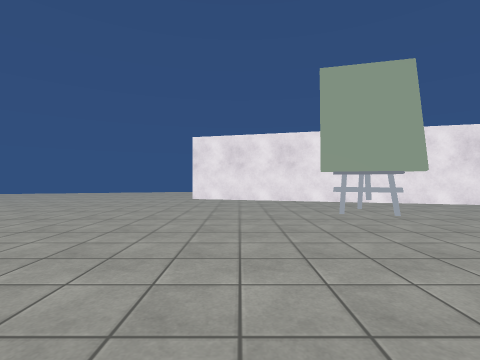
View 1 (above)

22 first-person views from a walk through a Unity game level. The camera is 1.2 m above the floor, looks level and sees 85° across. The floor is counted in squares, 2 m on a side. Each view is taken from the middle of a square. On the plan, view 1 faces up. The plan holds only what a view shows up to about 9 squares ahead; the rest is blank. The place goes on beyond the plan. Surface patterns are stand-ins for the level's own textures.

View 2
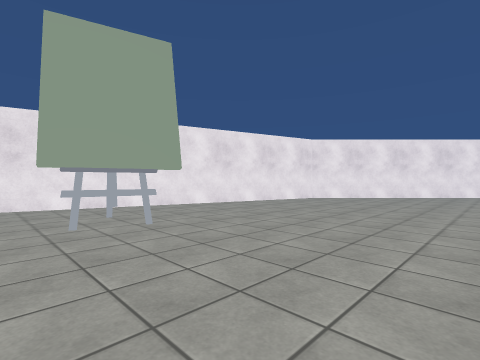

View 3
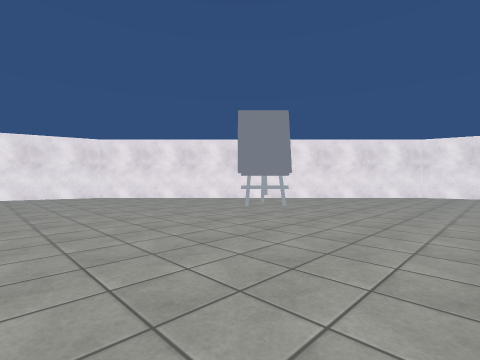

View 4
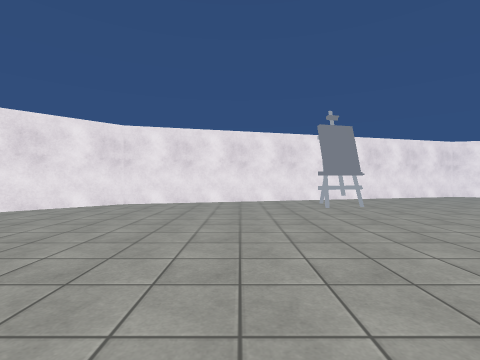

View 5
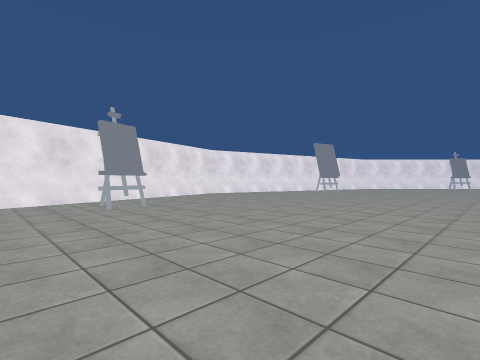

View 6
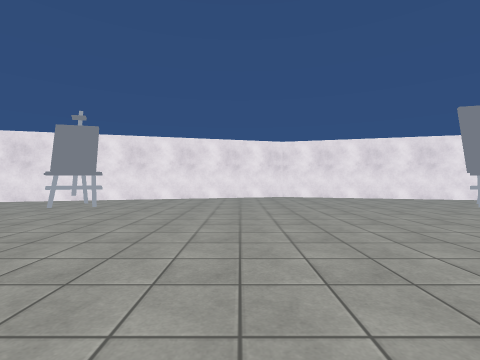

View 7
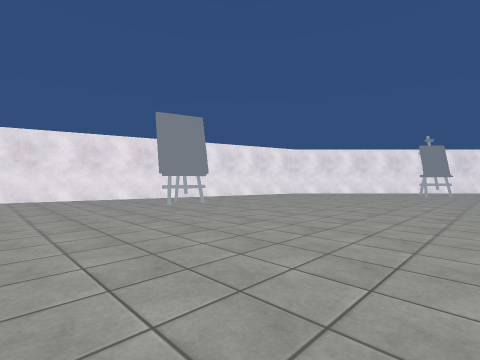

View 8
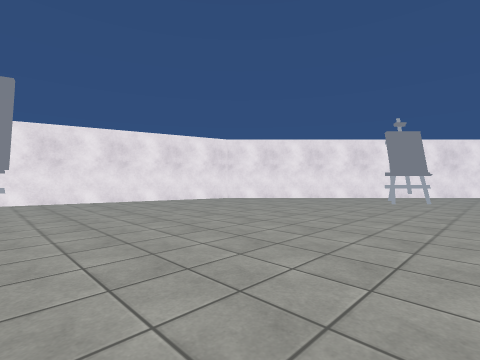

View 9
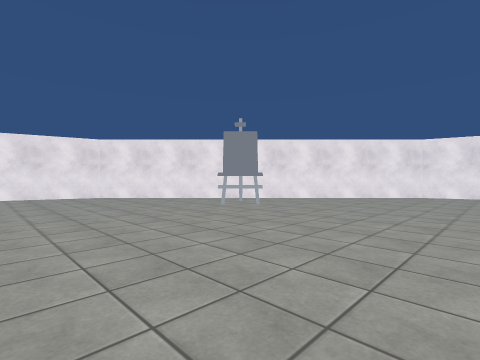

View 10
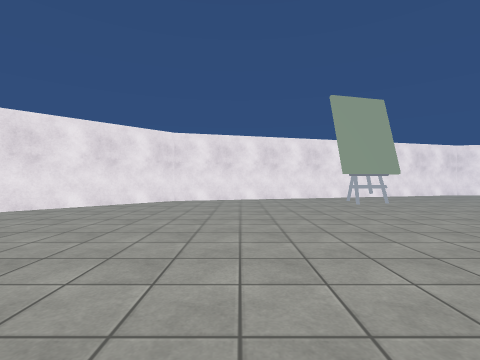

View 11
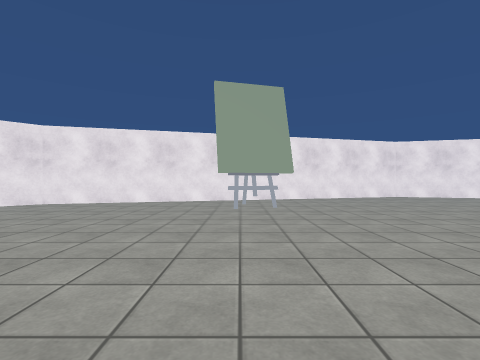

View 12
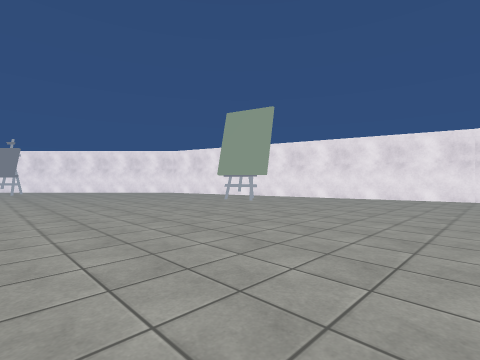

View 13
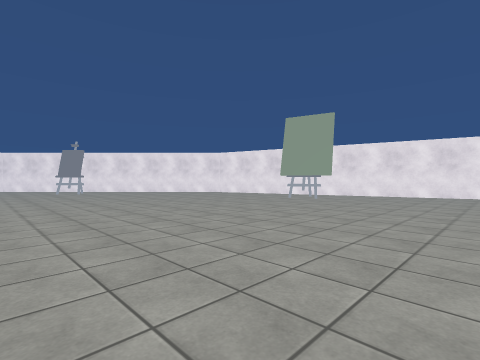

View 14
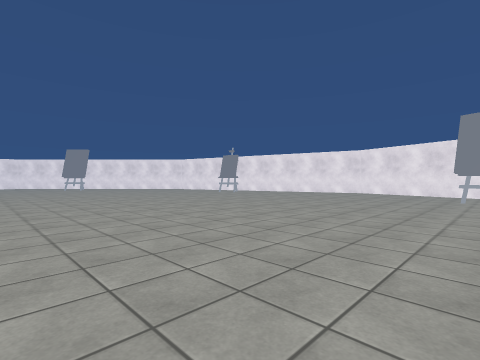

View 15
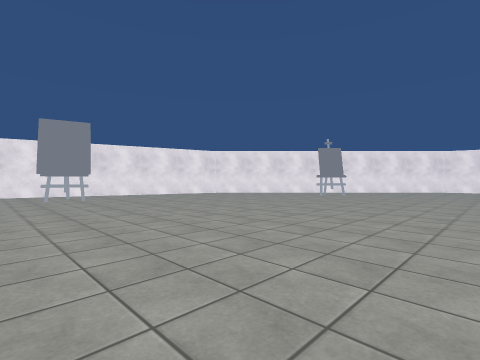

View 16
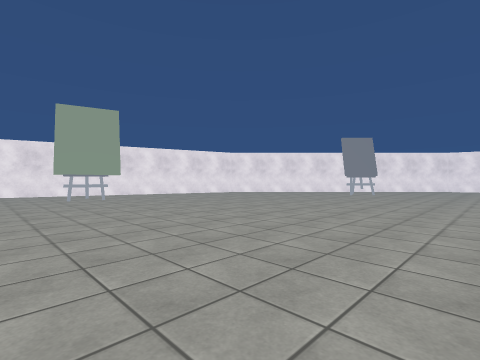

View 17
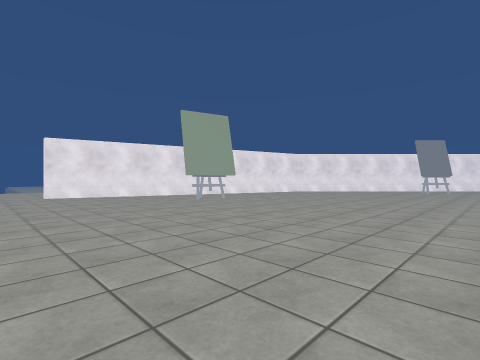

View 18
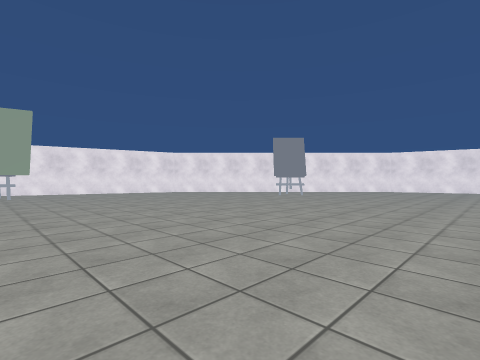

View 19
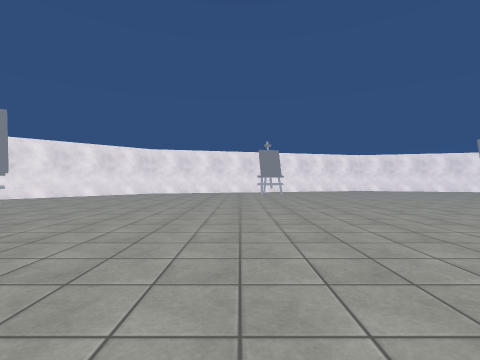

View 20
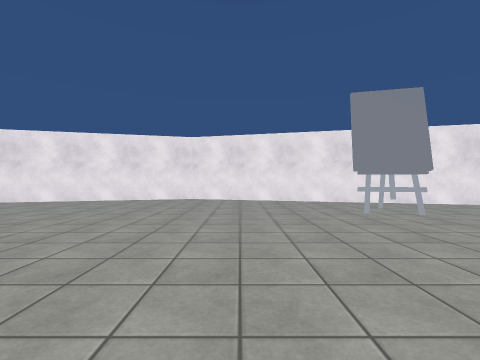

View 21
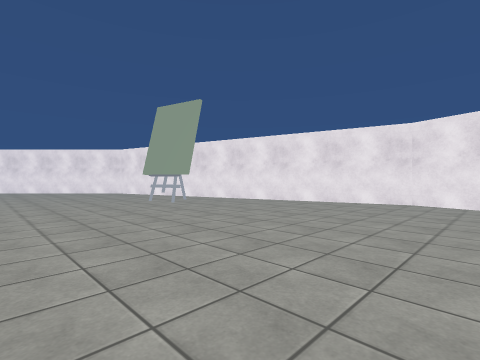

View 22
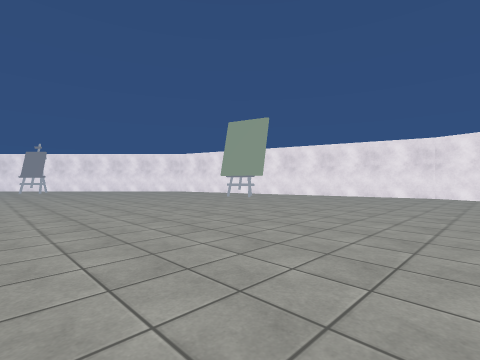

### Floor plan
Points are (right, up) in squares from view 1. A wall is a line through its corners. A room is listed if a view was taken in it or the views show most of it. See-through windows are left out.
Room 1 (views 1, 2, 3, 4, 5, 6, 7, 8, 9, 10, 11, 12, 13, 14, 15, 16, 17, 18, 19, 20, 21, 22)
walls: (2.8, 4.5) (2.3, 4.6); (-3.5, -32.7) (-1.5, -33.3) (8.9, -30.5) (16.5, -22.9) (19.2, -12.5) (16.5, -2.1) (8.9, 5.5) (-1.5, 8.2)
objects: other object (2, 4) to (3, 5); other object (3, -30) to (4, -30); other object (11, 0); other object (12, -25); other object (16, -17) to (16, -16); other object (16, -8) to (16, -7)

Positions as (right, up) in squares from view 1, and headings:
1: (0, 0), facing up
2: (1, 1), facing up-right
3: (6, -4), facing up-right
4: (10, -5), facing right
5: (10, -5), facing down-right
6: (10, -11), facing right
7: (10, -13), facing down-right
8: (10, -17), facing down-right
9: (7, -20), facing down-right
10: (7, -23), facing down
11: (4, -24), facing down
12: (-2, -24), facing down-right
13: (-1, -22), facing down-right
14: (7, -17), facing up-right
15: (7, -15), facing down-right
16: (0, -4), facing up-right
17: (-3, -2), facing up-right
18: (2, -6), facing up-right
19: (5, -6), facing right
20: (11, -14), facing right
21: (-3, -26), facing down-right
22: (-3, -23), facing down-right
